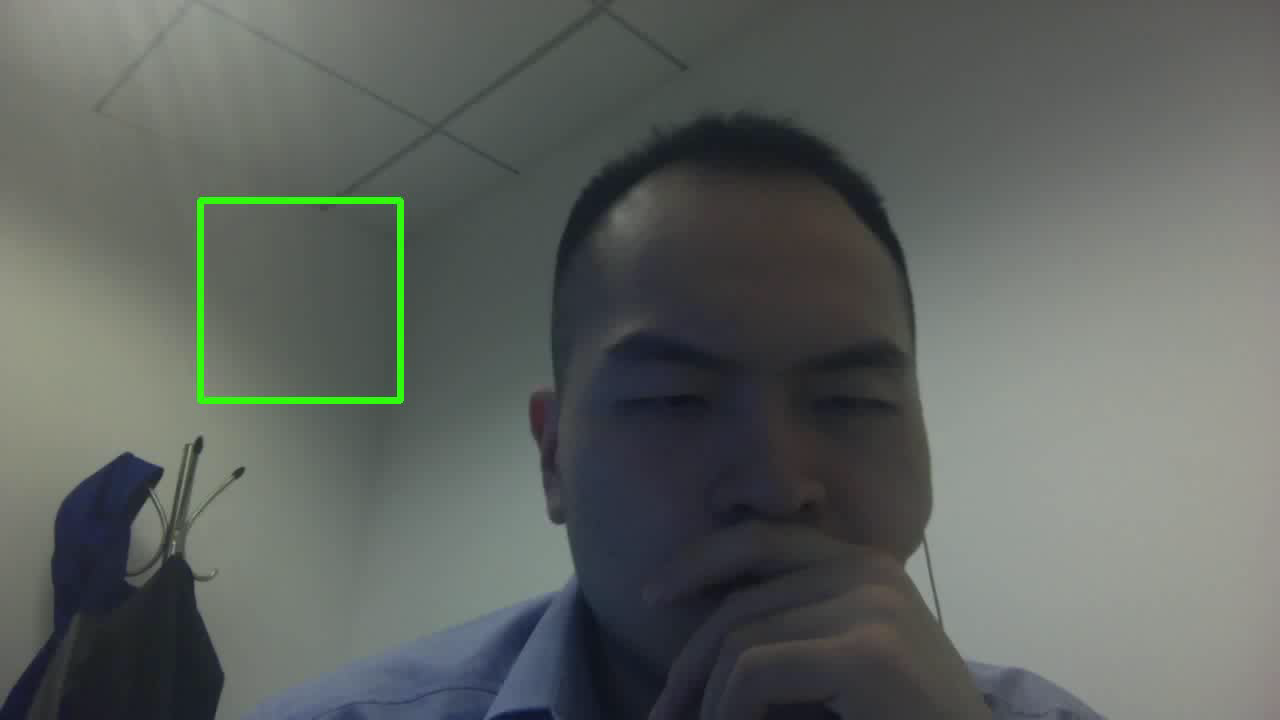
#> input picture frame 14 of data/video.mp4, 1280 x 720 px, given in place of the camera
$ python 2_opencv_savevideo.py
#> lines starting #> are read from the running program, lines starting #| are printed output that depends on the picture; after the words box and inside, x2 and y2 are one past the last pixel; in counts of white or black regions, pixels touching at a corner belong together
#!/usr/bin/env python3
# -*- coding: utf-8 -*-
"""
Created on Mon May 22 11:24:00 2017

@author: huang
"""

## open cv tutorial
import cv2
import numpy as np
from time import time as timer
import sys
#import matplotlib.pyplot as plt

cap = cv2.VideoCapture(0) ## 0 is the default camera
                          ## you can also put video in it

#cv2.namedWindow('', 0)
_, frame = cap.read()
#> frame is the input picture: shape (720, 1280, 3); mean B, G, R 95.6, 99.5, 94.4
fps = cap.get(cv2.CAP_PROP_FPS)
height, width, _ = frame.shape
#> height = 720; width = 1280
print(height,width)
#| 720 1280
cv2.resizeWindow('', width,height)  ## height and width has to match camera input

fourcc = cv2.VideoWriter_fourcc(*'MJPG')  ## i can only make MJPG work in ubuntu
out = cv2.VideoWriter('data/video.avi', fourcc, 20.0, (width,height)) #
while True:
    ret,frame = cap.read()
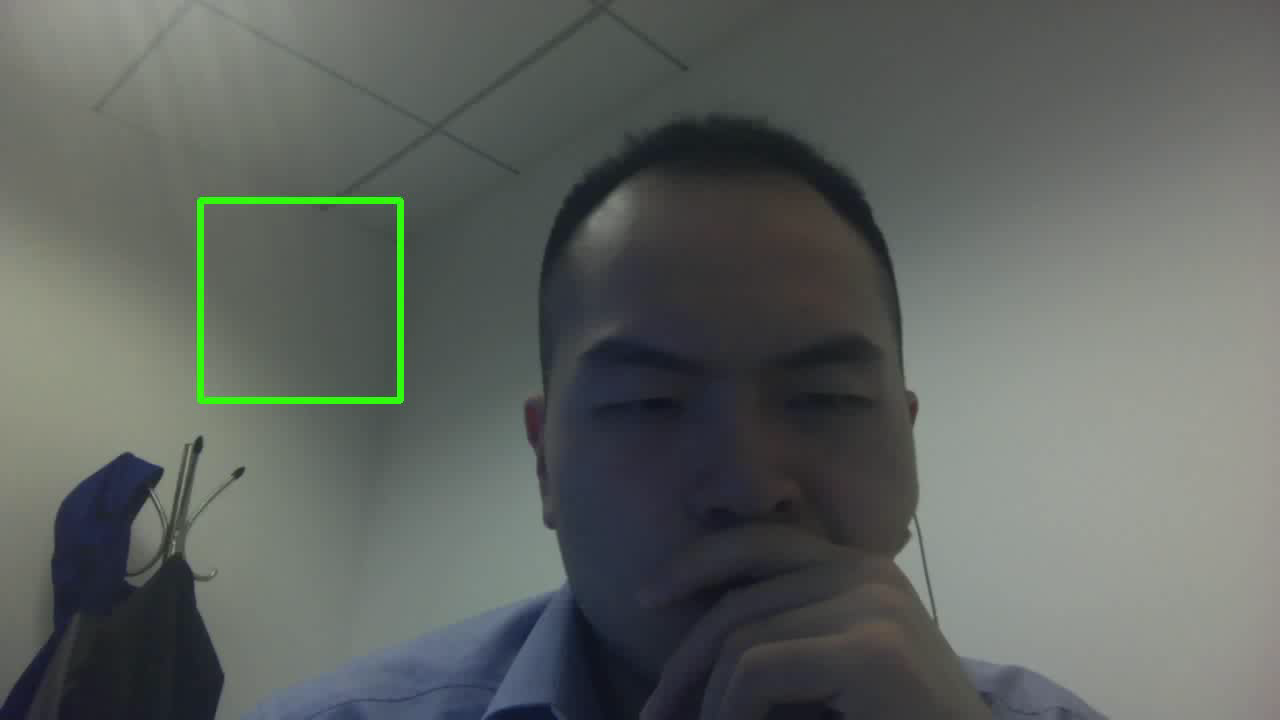
#> input picture frame 15 of data/video.mp4, 1280 x 720 px, given in place of the camera
#> frame is the input picture: shape (720, 1280, 3); mean B, G, R 95.9, 99.7, 94.7
    # [5 lines of commented-out code are left out]
    start = (200,200)
    end = (400,400)
    color = (0,255,0)  ## this is BGR
    width = 5
    cv2.rectangle(frame,start,end,color,width)
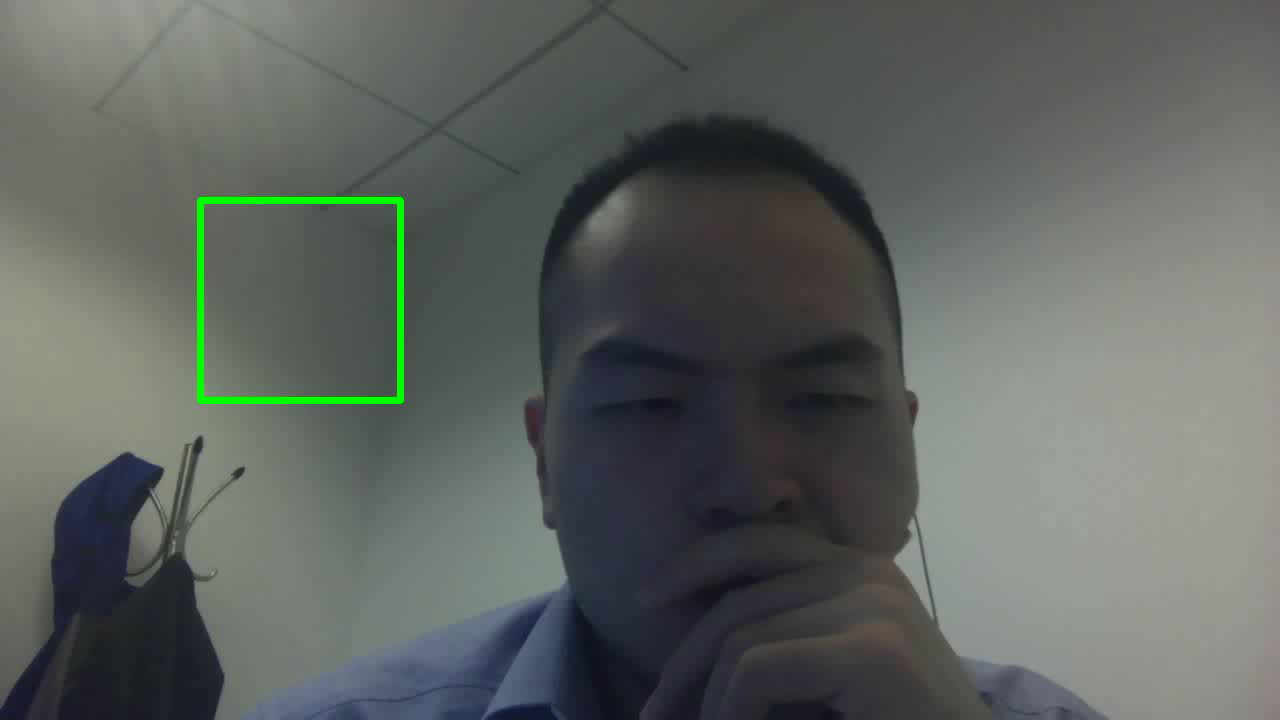
#> frame: shape (720, 1280, 3); 0.61% of pixels changed, all inside (x1, y1, x2, y2) = (197, 197, 404, 404)

    out.write(frame)
    cv2.imshow('frame',frame)
    #cv2.imshow('frame2',grey)
    if cv2.waitKey(1) & 0xFF == ord('q'):
#> (key q is pressed here)
        break

cap.release()
out.release()
cv2.destroyAllWindows()

$ run again, starting later in the video
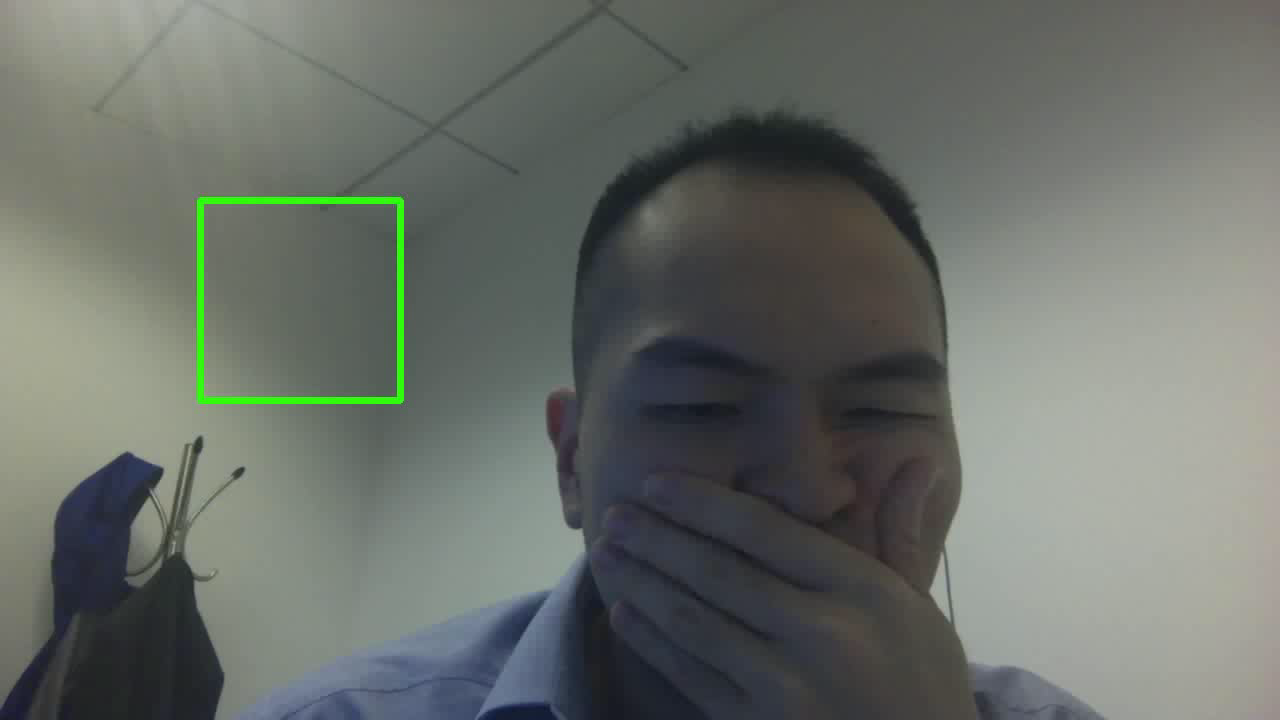
#> input picture frame 66 of data/video.mp4, 1280 x 720 px, given in place of the camera
#> frame is the input picture: shape (720, 1280, 3); mean B, G, R 105.2, 111.1, 106
#| 720 1280
#> `cv2.rectangle(frame,start,end,color,width)`:
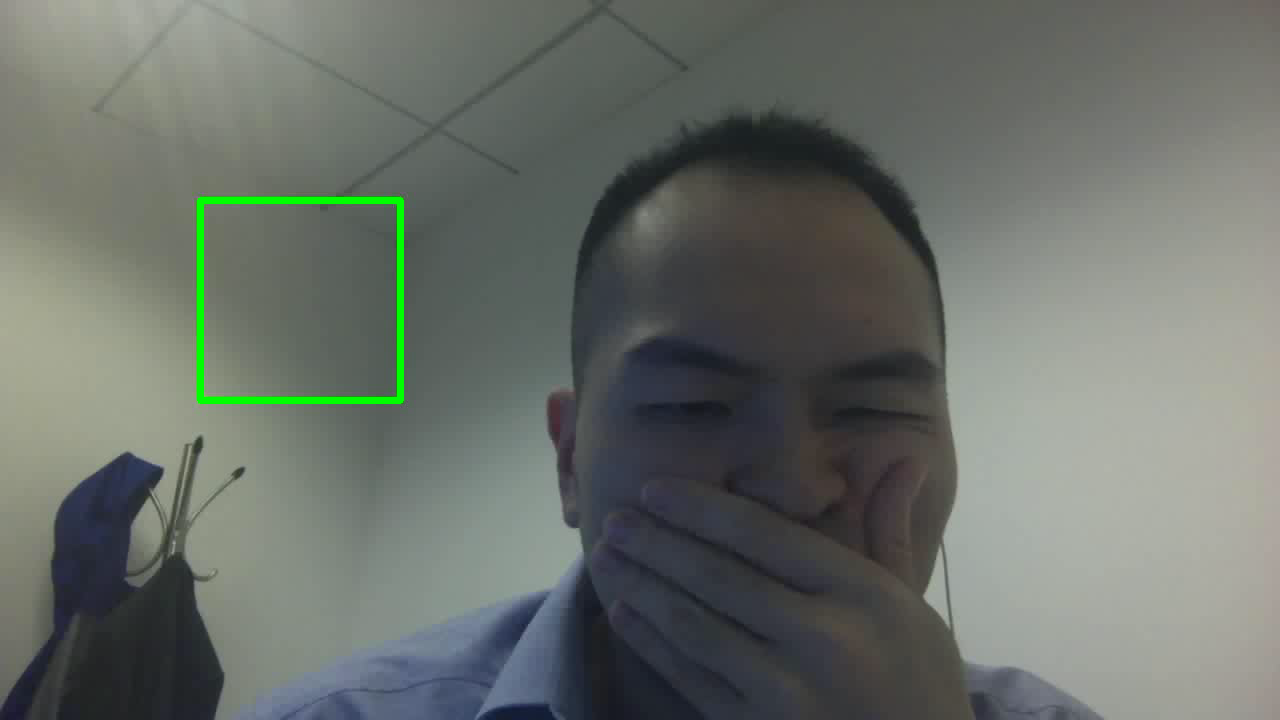
#> frame: shape (720, 1280, 3); mean B, G, R 105.3, 111.4, 105.9

$ run again, starting later in the video
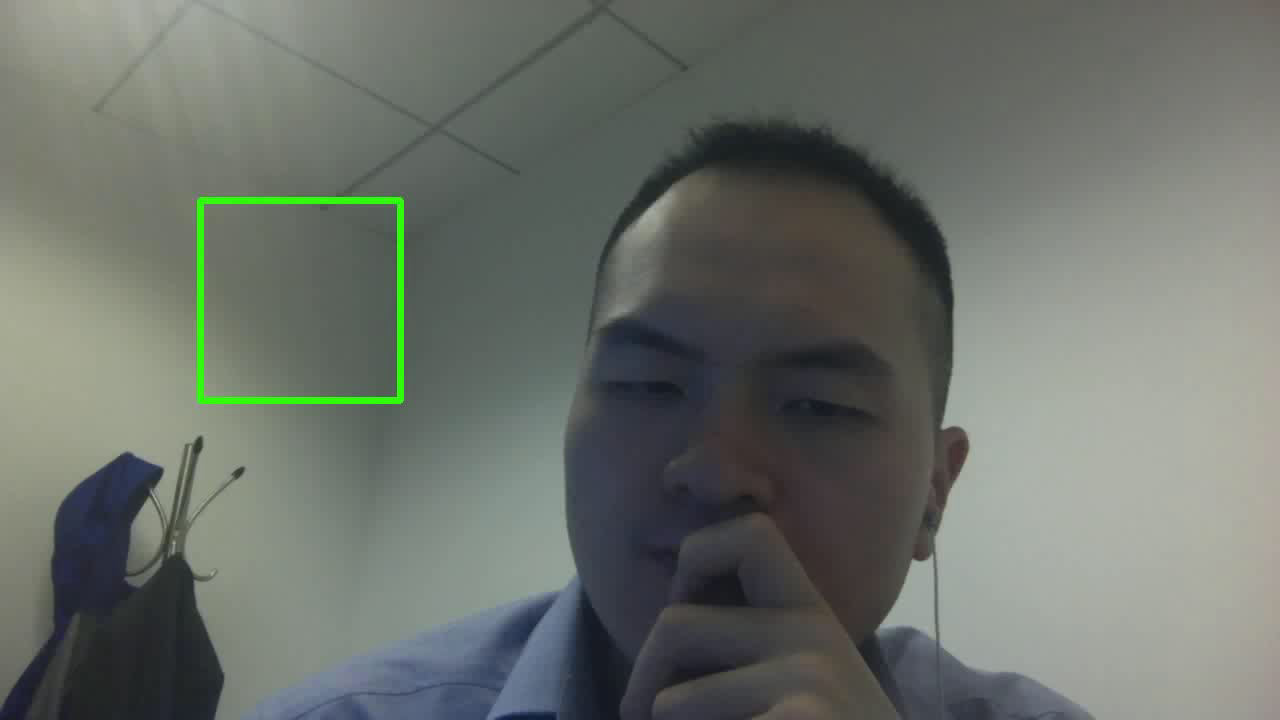
#> input picture frame 118 of data/video.mp4, 1280 x 720 px, given in place of the camera
#> frame is the input picture: shape (720, 1280, 3); mean B, G, R 106.7, 112.9, 107.8
#| 720 1280
#> `cv2.rectangle(frame,start,end,color,width)`:
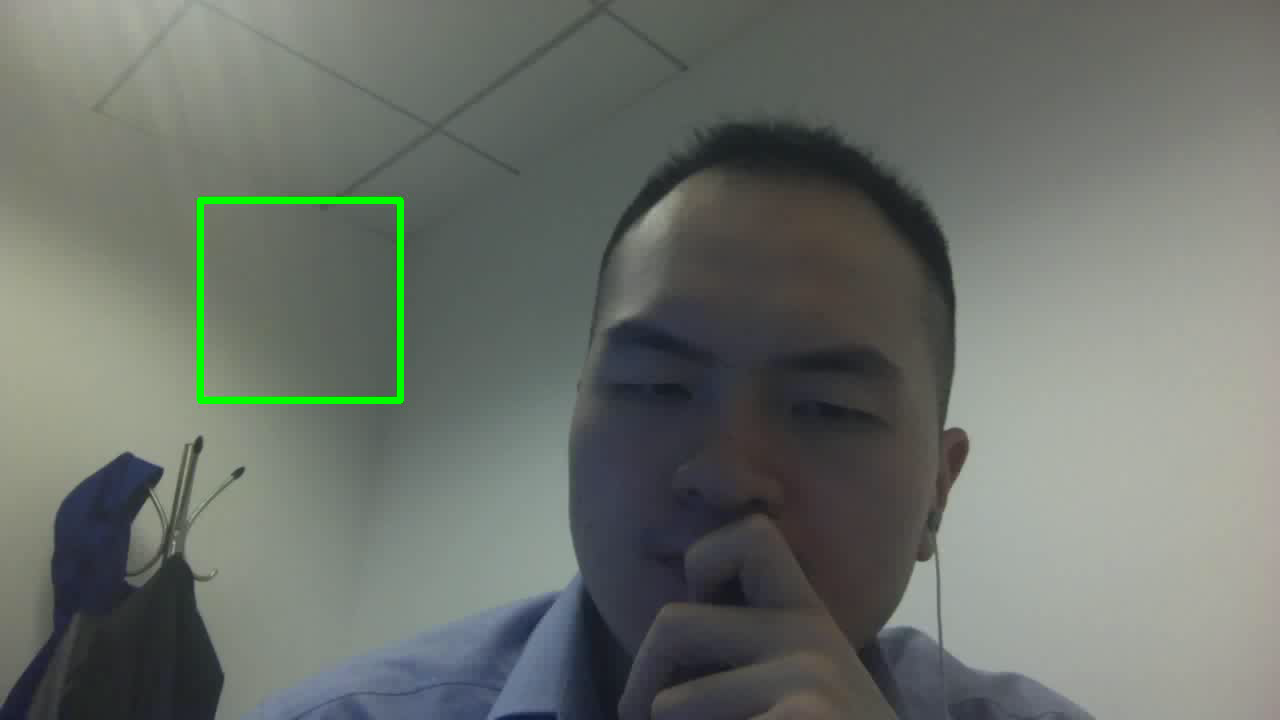
#> frame: shape (720, 1280, 3); mean B, G, R 106.6, 113, 107.5
